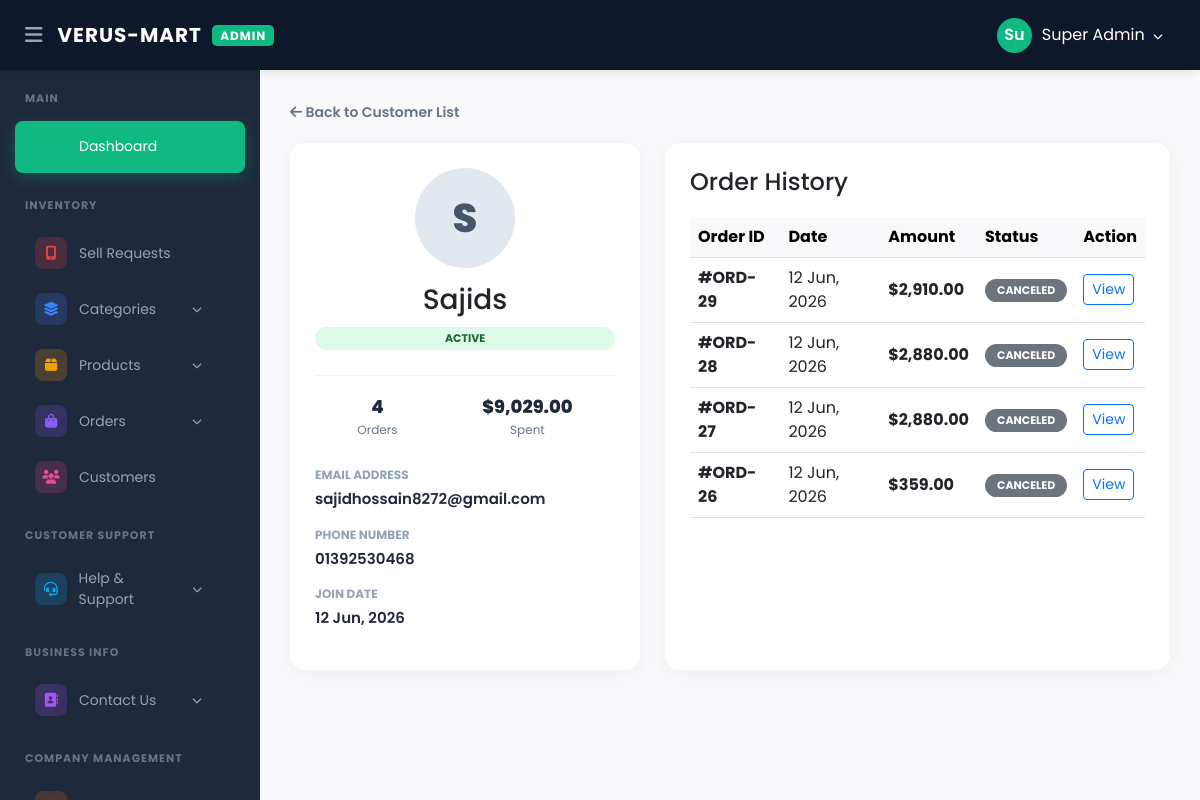
/verusmart/admin/customer_details.php?id=13 (signed in), run on the app's committed database.
### tables this page shows
CREATE TABLE `users` (
  `id` int(11) NOT NULL,
  `full_name` varchar(100) NOT NULL,
  `email` varchar(100) NOT NULL,
  `phone` varchar(20) NOT NULL,
  `password` varchar(255) NOT NULL,
  `status` varchar(20) DEFAULT 'active',
  `created_at` timestamp NULL DEFAULT current_timestamp()
);

CREATE TABLE `orders` (
  `id` int(11) NOT NULL,
  `user_id` int(11) DEFAULT NULL,
  `customer_name` varchar(255) NOT NULL,
  `email` varchar(100) DEFAULT NULL,
  `phone` varchar(20) DEFAULT NULL,
  `address` text DEFAULT NULL,
  `order_note` text DEFAULT NULL,
  `total_amount` decimal(10,2) NOT NULL,
  `status` varchar(50) DEFAULT 'pending',
  `order_date` datetime DEFAULT current_timestamp()
);

### verusmart/admin/customer_details.php (the view, shortened to what this page needs)
<?php
include 'header.php';
include 'sidebar.php';
$u_id = (int)$_GET['id'];
$user_res = mysqli_query($conn, "SELECT * FROM users WHERE id = $u_id");
$user = mysqli_fetch_assoc($user_res);
$user_email = $user['email'];
$order_query = "SELECT * FROM orders WHERE email = '$user_email' ORDER BY id DESC";
$orders_result = mysqli_query($conn, $order_query);
$total_orders = mysqli_num_rows($orders_result);
$total_spent_res = mysqli_query($conn, "SELECT SUM(total_amount) as total FROM orders WHERE email = '$user_email'");
$total_spent = mysqli_fetch_assoc($total_spent_res)['total'] ?? 0;
?>
<div class="content-wrapper">
    <a href="customer_list.php" class="back-btn"><i class="fa-solid fa-arrow-left"></i> Back to Customer List</a>
    <div class="profile-grid">
        <div class="card user-profile-card">
            <div class="profile-avatar">
                <?php echo strtoupper(substr($user['full_name'], 0, 1)); ?>
            </div>
            <h3 style="margin:0;"><?php echo htmlspecialchars($user['full_name']); ?></h3>
            <span class="badge <?php echo ($user['status'] == 'active') ? 'status-active' : 'status-inactive'; ?>" style="margin-top:10px;">
                <?php echo strtoupper($user['status']); ?>
            </span>
            <div class="stat-box">
                <div class="stat-item">
                    <h4><?php echo $total_orders; ?></h4>
                    <small>Orders</small>
                </div>
                <div class="stat-item">
                    <h4>$<?php echo number_format($total_spent, 2); ?></h4>
                    <small>Spent</small>
                </div>
            </div>
            <div class="info-list">
                <div class="info-item">
                    <label>Email Address</label>
                    <p><?php echo htmlspecialchars($user['email']); ?></p>
                </div>
                <div class="info-item">
                    <label>Phone Number</label>
                    <p><?php echo htmlspecialchars($user['phone']); ?></p>
                </div>
                <div class="info-item">
                    <label>Join Date</label>
                    <p><?php echo date('d M, Y', strtotime($user['created_at'])); ?></p>
                </div>
            </div>
        </div>
        <div class="card">
            <h4 style="margin-bottom: 20px;">Order History</h4>
            <div class="table-responsive">
                <table class="table align-middle">
                    <thead class="table-light">
                        <tr>
                            <th>Order ID</th>
                            <th>Date</th>
                            <th>Amount</th>
                            <th>Status</th>
                            <th>Action</th>
                        </tr>
                    </thead>
                    <tbody>
                        <?php
                        if(mysqli_num_rows($orders_result) > 0){
                            while($order = mysqli_fetch_assoc($orders_result)){
                        ?>
                        <tr>
                            <td class="fw-bold">#ORD-<?php echo $order['id']; ?></td>
                            <td><?php echo date('d M, Y', strtotime($order['order_date'])); ?></td>
                            <td class="fw-bold">$<?php echo number_format($order['total_amount'], 2); ?></td>
                            <td>
                                <span class="badge bg-secondary text-white"><?php echo strtoupper($order['status']); ?></span>
                            </td>
                            <td>
                                <a href="order_view.php?id=<?php echo $order['id']; ?>" class="btn btn-sm btn-outline-primary">View</a>
                            </td>
                        </tr>
                        <?php }
                        } else {
                            echo "<tr><td colspan='5' class='text-center py-4 text-muted'>No orders found for this user.</td></tr>";
                        } ?>
                    </tbody>
                </table>
            </div>
        </div>
    </div>
</div>
</body>
</html>

### verusmart/admin/header.php (style rules this page uses)
:root { --sidebar-width: 260px; --top-bg: #0f172a; --primary-blue: #3b82f6; }
* { margin: 0; padding: 0; box-sizing: border-box; font-family: 'Poppins', sans-serif; }
body { background: #f8fafc; overflow-x: hidden; }

### verusmart/admin/customer_details.php (style rules this page uses)
:root { --primary: #3b82f6; --bg: #f8fafc; --card: #ffffff; --sidebar-width: 260px; }
.content-wrapper { margin-left: var(--sidebar-width); padding: 100px 30px 40px; background: var(--bg); min-height: 100vh; width: calc(100% - var(--sidebar-width)); box-sizing: border-box; }
.back-btn { margin-bottom: 20px; display: inline-block; text-decoration: none; color: #64748b; font-weight: 600; font-size: 14px; }
.profile-grid { display: grid; grid-template-columns: 350px 1fr; gap: 25px; }
.card { background: white; border-radius: 15px; border: none; box-shadow: 0 4px 20px rgba(0,0,0,0.05); padding: 25px; }
.user-profile-card { text-align: center; }
.profile-avatar { width: 100px; height: 100px; background: #e2e8f0; border-radius: 50%; display: flex; align-items: center; justify-content: center; font-size: 40px; font-weight: 800; color: #475569; margin: 0 auto 15px; }
.stat-box { display: flex; justify-content: space-around; margin-top: 25px; padding-top: 20px; border-top: 1px solid #f1f5f9; }
.stat-item h4 { margin: 0; font-size: 18px; font-weight: 800; color: #1e293b; }
.stat-item small { color: #64748b; font-size: 12px; }
.info-list { margin-top: 25px; text-align: left; }
.info-item { margin-bottom: 15px; }
.info-item label { display: block; font-size: 12px; color: #94a3b8; text-transform: uppercase; font-weight: 700; margin-bottom: 4px; }
.info-item p { margin: 0; font-size: 15px; color: #1e293b; font-weight: 600; }
.badge { padding: 6px 12px; border-radius: 50px; font-size: 11px; font-weight: 700; text-transform: uppercase; }
.status-active { background: #dcfce7; color: #166534; }

### data on the page
users: full_name "S", full_name "Sajids", status "ACTIVE", email "sajidhossain8272@gmail.com", phone "01392530468", created_at "12 Jun, 2026"
orders: id "29", order_date "12 Jun, 2026", total_amount "2,910.00", status "CANCELED"
orders: id "28", order_date "12 Jun, 2026", total_amount "2,880.00", status "CANCELED"
orders: id "27", order_date "12 Jun, 2026", total_amount "2,880.00", status "CANCELED"
orders: id "26", order_date "12 Jun, 2026", total_amount "359.00", status "CANCELED"

### other printed values
substr($_SESSION['admin_name'], 0, 2) "Su"
$_SESSION['admin_name'] "Super Admin"
$total_orders "4"
$total_spent "9,029.00"
